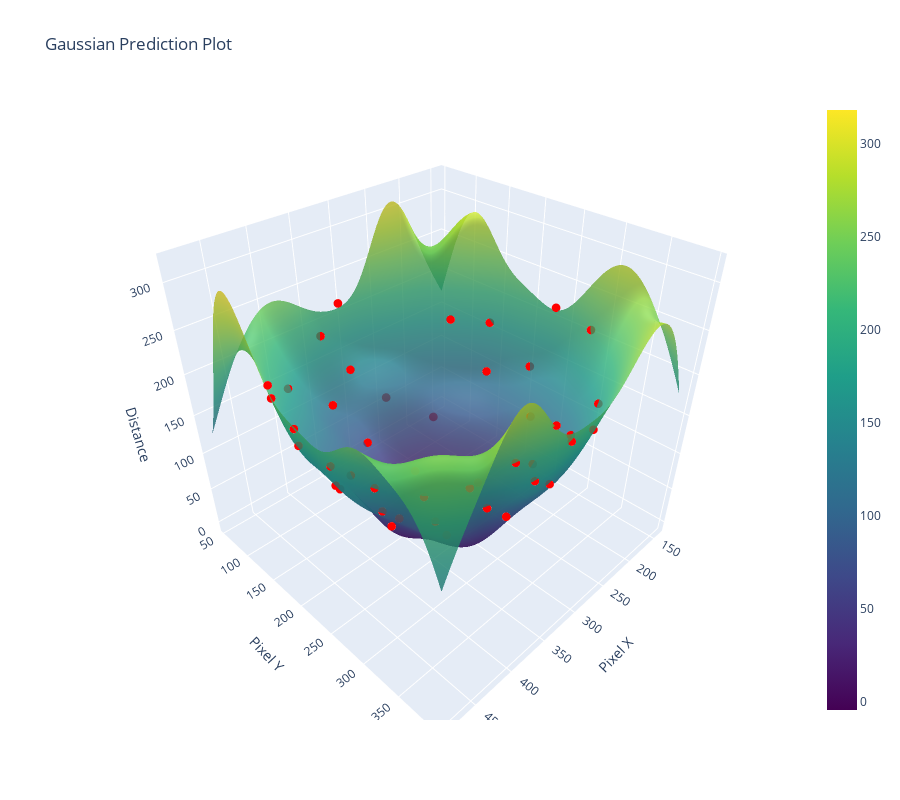

The code cell stored with this chart in its notebook:
### Code cell
plot_prediction_curve(gaussian_model, X_test, y_test, title="Gaussian Prediction Plot")

### Figure 1 — Plotly figure (JSON) as saved in the notebook; plotly's stock layout.template omitted (floating-point values rounded to 4 significant figures; data arrays with more than 128 entries replaced by an {"elided": "..."} marker saying what was removed)
{"data": [{"colorscale": [[0, "#440154"], [0.1111, "#482878"], [0.2222, "#3e4989"], [0.3333, "#31688e"], [0.4444, "#26828e"], [0.5556, "#1f9e89"], [0.6667, "#35b779"], [0.7778, "#6ece58"], [0.8889, "#b5de2b"], [1, "#fde725"]], "name": "Predicted Surface", "opacity": 0.8, "type": "surface", "x": {"elided": "100x100 float values"}, "y": {"elided": "100x100 float values"}, "z": {"elided": "100x100 float values"}}, {"marker": {"color": "red", "size": 3}, "mode": "markers", "name": "Actual Points", "type": "scatter3d", "x": [468, 190, 417, 409, 340, 351, 169, 381, 455, 436, 215, 254, 481, 301, 252, 194, 380, 362, 167, 157, 343, 381, 411, 237, 143, 307, 430, 341, 326, 433, 264, 473, 315, 319, 456, 290, 354, 390, 483, 200, 466, 368, 220, 411], "y": [160, 177, 107, 354, 133, 377, 224, 378, 286, 271, 347, 369, 213, 169, 150, 121, 349, 104, 159, 291, 342, 300, 253, 290, 234, 55, 199, 64, 393, 324, 235, 250, 368, 84, 230, 110, 395, 164, 184, 254, 192, 215, 323, 315], "z": [215.1, 127.5, 176.8, 190.4, 79.06, 176.8, 145.8, 215.1, 176.8, 127.5, 176.8, 176.8, 215.1, 35.36, 79.06, 176.8, 145.8, 127.5, 176.8, 215.1, 106.1, 79.06, 79.06, 79.06, 215.1, 215.1, 106.1, 190.4, 215.1, 176.8, 35.36, 190.4, 145.8, 145.8, 145.8, 106.1, 247.5, 79.06, 247.5, 106.1, 176.8, 35.36, 127.5, 127.5]}], "layout": {"height": 800, "scene": {"xaxis": {"title": {"text": "Pixel X"}}, "yaxis": {"title": {"text": "Pixel Y"}}, "zaxis": {"title": {"text": "Distance"}}}, "title": {"text": "Gaussian Prediction Plot"}}}
